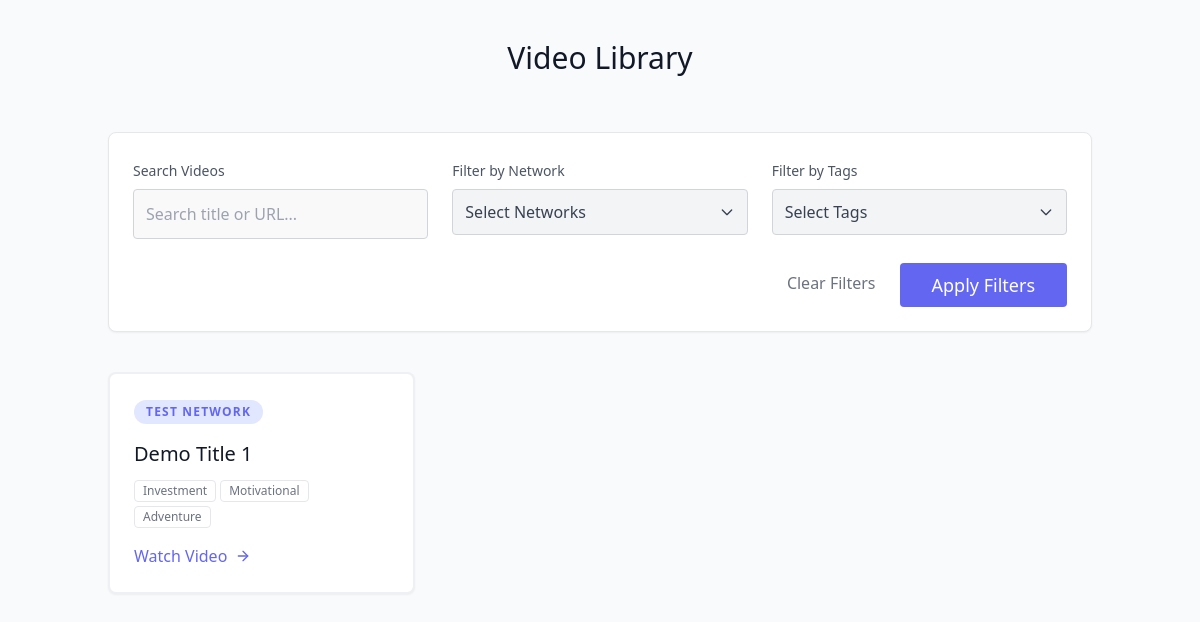
/, run on an earlier commit of the app's database.
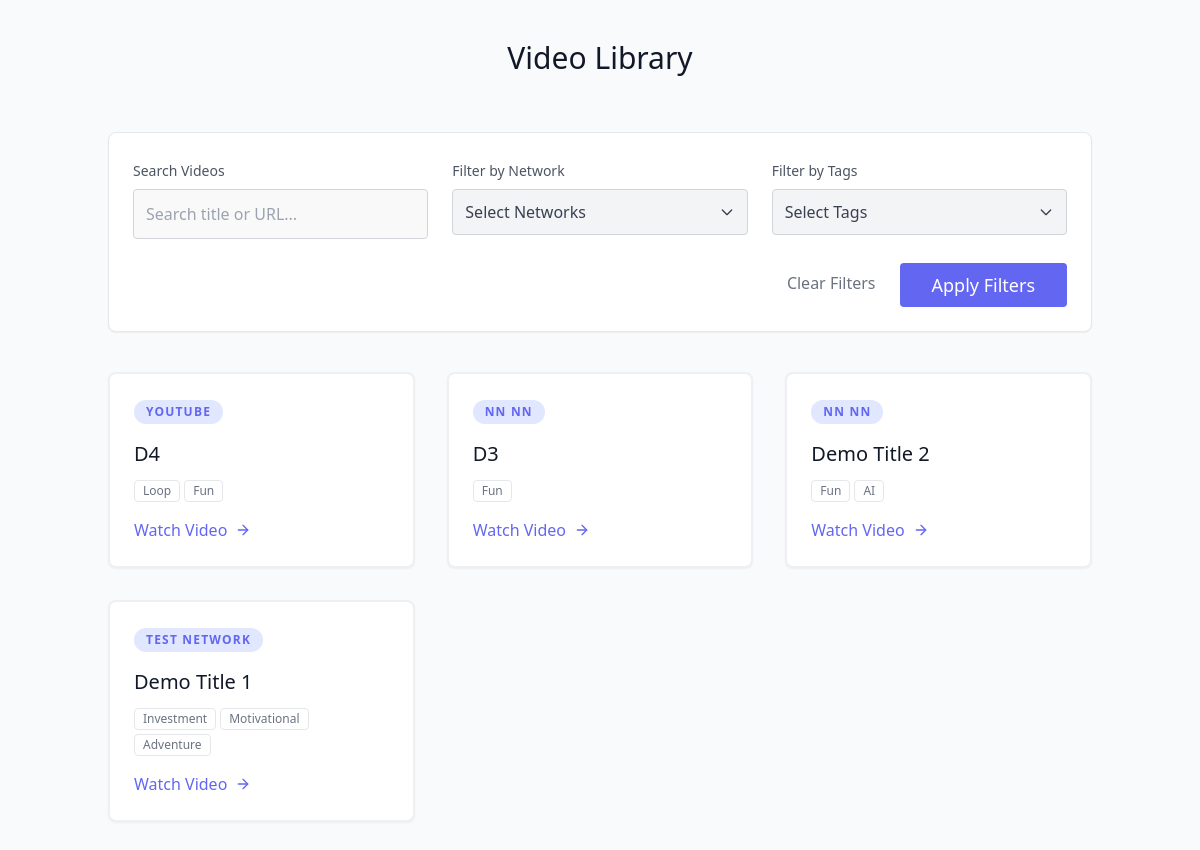
And on a later commit of the database.
### apps/master/models.py (models this page shows, shortened)
class BaseModel(models.Model):
    id = models.UUIDField(primary_key=True,default=uuid.uuid4,editable=False)
    created_at = models.DateTimeField(auto_now_add=True)
    updated_at = models.DateTimeField(auto_now=True)
    class Meta:
        abstract = True

class Video(BaseModel):
    title = models.CharField(max_length=255,null=False,blank=False)
    url = models.URLField(null=False,blank=False)
    tags = models.ManyToManyField(Tag, related_name='videos',blank=True)
    network = models.ForeignKey(Network,related_name="videos",on_delete=models.CASCADE)
    performers = models.ManyToManyField(Performer,related_name='videos',blank=True)

class Network(BaseModel):
    name = models.CharField(max_length=255,null=False,blank=False,unique=True)

class Tag(BaseModel):
    name = models.CharField(max_length=255,null=False,blank=False,unique=True)

### apps/web/views.py (the view)
# urls.py: path('',index,name="index"),
def index(request):
    context={}
    videos = Video.objects.order_by('-created_at').all()
    paginator = Paginator(videos, 10)
    page_number = request.GET.get('page')
    try:
        page_obj = paginator.page(page_number)
    except PageNotAnInteger:
        page_obj = paginator.page(1)
    except EmptyPage:
        page_obj = paginator.page(paginator.num_pages)
    context['page_obj']=page_obj
    context['all_tags']=Tag.objects.all()
    context['all_networks']=Network.objects.all()
    return render(request,'web/intro.html',context)

### apps/web/templates/web/intro.html (shortened to what this page needs)
<!DOCTYPE html>
<html lang="en">
<head>
    <script src="https://cdn.tailwindcss.com"></script>
</head>
<body class="bg-gray-50 text-gray-600 body-font">
    <div class="container px-5 py-10 mx-auto">
        <div class="flex flex-col text-center w-full mb-10">
            <h1 class="sm:text-3xl text-2xl font-medium title-font mb-4 text-gray-900">Video Library</h1>
        </div>
        <form method="GET" action="." class="bg-white p-6 rounded-lg shadow-sm border border-gray-200 mb-10">
            <div class="grid grid-cols-1 md:grid-cols-3 gap-6">
                <div class="flex flex-col">
                    <label class="leading-7 text-sm text-gray-600 mb-1">Search Videos</label>
                    <input type="text" name="q" value="{{ search_query }}" placeholder="Search title or URL..."
                           class="w-full bg-gray-100 bg-opacity-50 rounded border border-gray-300 focus:border-indigo-500 focus:bg-white focus:ring-2 focus:ring-indigo-200 text-base outline-none text-gray-700 py-2 px-3 leading-8 transition-colors duration-200 ease-in-out">
                </div>
                <div class="flex flex-col relative" data-dropdown>
                    <label class="leading-7 text-sm text-gray-600 mb-1">Filter by Network</label>
                    <button type="button" class="w-full bg-gray-100 border border-gray-300 rounded py-2.5 px-3 text-left flex justify-between items-center text-gray-700" data-dropdown-toggle>
                        Select Networks
                        <svg class="w-4 h-4" fill="none" stroke="currentColor" viewBox="0 0 24 24"><path stroke-linecap="round" stroke-linejoin="round" stroke-width="2" d="M19 9l-7 7-7-7"></path></svg>
                    </button>
                </div>
                <div class="flex flex-col relative" data-dropdown>
                    <label class="leading-7 text-sm text-gray-600 mb-1">Filter by Tags</label>
                    <button type="button" class="w-full bg-gray-100 border border-gray-300 rounded py-2.5 px-3 text-left flex justify-between items-center text-gray-700" data-dropdown-toggle>
                        Select Tags
                        <svg class="w-4 h-4" fill="none" stroke="currentColor" viewBox="0 0 24 24"><path stroke-linecap="round" stroke-linejoin="round" stroke-width="2" d="M19 9l-7 7-7-7"></path></svg>
                    </button>
                </div>
            </div>
            <div class="mt-6 flex justify-end">
                <a href="." class="text-gray-500 hover:text-gray-800 px-4 py-2 mr-2">Clear Filters</a>
                <button type="submit" class="text-white bg-indigo-500 border-0 py-2 px-8 focus:outline-none hover:bg-indigo-600 rounded text-lg">Apply Filters</button>
            </div>
        </form>
        <div class="flex flex-wrap -m-4">
            {% for video in page_obj %}
            <div class="p-4 md:w-1/3 w-full">
                <div class="h-full border-2 border-gray-200 border-opacity-60 rounded-lg overflow-hidden bg-white shadow-sm hover:shadow-md transition-shadow">
                    <div class="p-6">
                        <span class="inline-block bg-indigo-100 text-indigo-500 rounded-full px-3 py-1 text-xs font-semibold tracking-widest uppercase mb-4">{{ video.network.name }}</span>
                        <h1 class="title-font text-xl font-medium text-gray-900 mb-3 truncate" title="{{ video.title }}">{{ video.title }}</h1>
                        <div class="flex flex-wrap gap-1 mb-4">
                            {% for tag in video.tags.all %}
                                <span class="text-xs text-gray-500 border border-gray-200 px-2 py-0.5 rounded">{{ tag.name }}</span>
                            {% endfor %}
                        </div>
                        <div class="flex items-center flex-wrap mt-auto">
                            <a href="{{ video.url }}" target="_blank" class="text-indigo-500 inline-flex items-center md:mb-2 lg:mb-0 hover:text-indigo-600 truncate">
                                Watch Video
                                <svg class="w-4 h-4 ml-2" viewBox="0 0 24 24" stroke="currentColor" stroke-width="2" fill="none" stroke-linecap="round" stroke-linejoin="round">
                                    <path d="M5 12h14"></path>
                                    <path d="M12 5l7 7-7 7"></path>
                                </svg>
                            </a>
                        </div>
                    </div>
                </div>
            </div>
            {% empty %}
            <div class="w-full p-10 text-center text-gray-500">
                <p>No videos found matching your criteria.</p>
            </div>
            {% endfor %}
        </div>
    </div>
</body>
</html>

What changed in the data, as far as the page shows it:
added Video: network.name "YOUTUBE", title "D4"
added Tag: name "Loop", shown under "YOUTUBE"
now on this page (row unchanged): Tag: name "Fun"
added Video: network.name "NN NN", title "D3"
added Video: network.name "NN NN", title "Demo Title 2"
added Tag: name "AI", shown under "NN NN"
